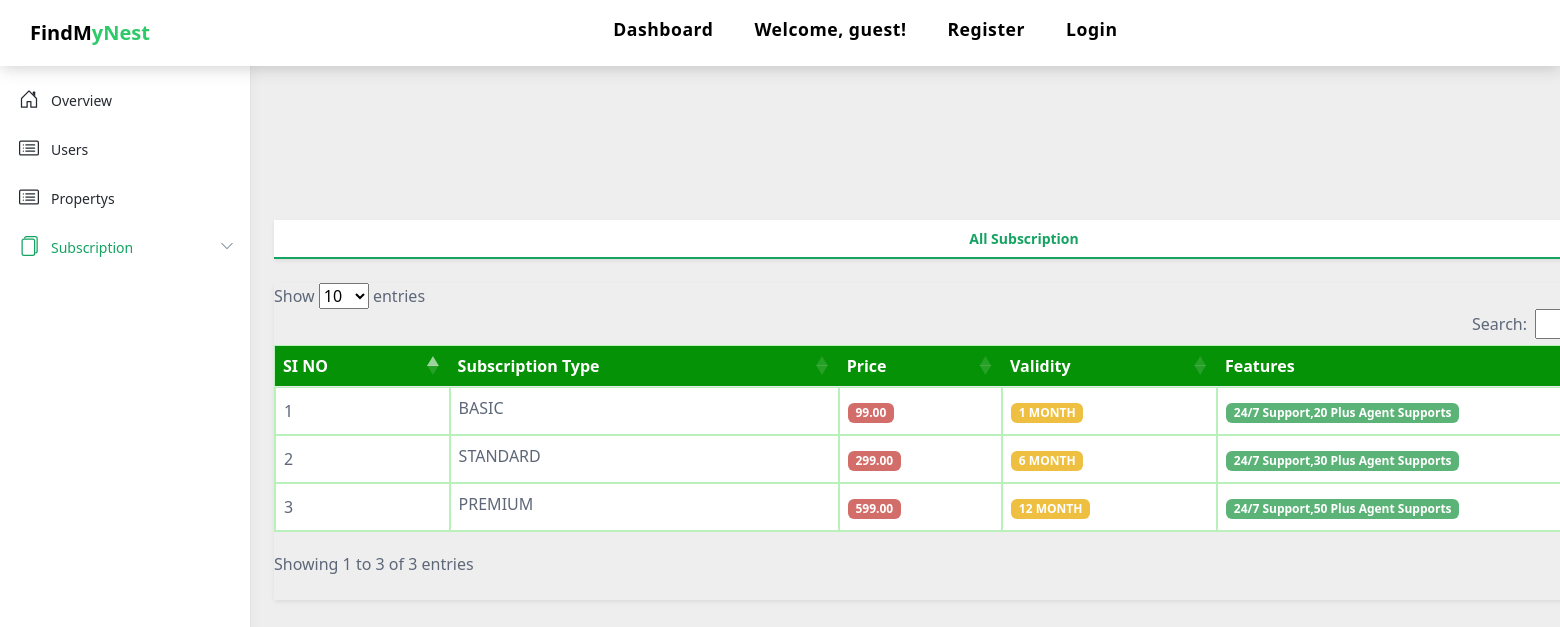
The page /register/subscription/ on the database its author committed.
### FindMyNestApp/models.py (models this page shows, shortened)
class Subscription(models.Model):
    sub_type = models.CharField(max_length=40, blank=True, null=True)
    price = models.DecimalField(max_digits=8, decimal_places=2)
    validity = models.CharField(max_length=40, choices=VALIDITY_CHOICES, blank=True, null=True)
    features = models.CharField(max_length=255 , default='',)

### UserApp/views.py (the view)
# urls.py: path('subscription/',views.subscription,name='subscription'),
def subscription(request):
    subscriptions = Subscription.objects.all()
    context = {
        'subscriptions': subscriptions,
    }
    return render(request, 'Subscription.html', context)

### template/Subscription.html (shortened to what this page needs)
{% load static %}
<!DOCTYPE html>
<html lang="en">
  <head>
	<link href="https://cdn.datatables.net/1.13.6/css/dataTables.bootstrap5.min.css" rel="stylesheet">
<link href="https://cdnjs.cloudflare.com/ajax/libs/twitter-bootstrap/5.3.0/css/bootstrap.min.css" rel="stylesheet">
<link href="https://cdn.jsdelivr.net/npm/bootstrap@5.5.0/dist/css/bootstrap.min.css" rel="stylesheet">
<link href="{% static 'assets/vendor/animate.css/animate.min.css' %}" rel="stylesheet">
<link href="{% static 'assets/vendor/bootstrap/css/bootstrap.min.css' %}" rel="stylesheet">
<link href="{% static 'assets/vendor/bootstrap-icons/bootstrap-icons.css' %}" rel="stylesheet">
<link href="{% static 'assets/vendor/swiper/swiper-bundle.min.css' %}" rel="stylesheet">
<link href="{% static 'assets/css/style.css' %}" rel="stylesheet">
<link href="https://cdnjs.cloudflare.com/ajax/libs/twitter-bootstrap/5.3.0/css/bootstrap.min.css" rel="stylesheet">
<link href="https://cdn.datatables.net/1.13.6/css/dataTables.bootstrap5.min.css" rel="stylesheet">
    <link
      id="theme-style"
      rel="stylesheet"
      href="{% static 'assets1/css/portal.css' %}"
    />
  </head>
  <body class="app" style="background-color: #eeeeee; ">
    <header class="app-header fixed-top">
      <nav class="navbar navbar-default navbar-trans navbar-expand-lg fixed-top">
        <a class="navbar-brand text-brand" href="index.html">FindM<span class="color-b">yNest</span></a>
        <div class="container">
			  <div class="navbar-collapse collapse justify-content-center" id="navbarDefault">
				<ul class="navbar-nav">
				  <li class="nav-item">
					<a class="nav-link " href="{% url 'admindashboard' %}">Dashboard</a>
				  </li>
				  {% if user.is_superuser %}
				  <li class="nav-item">
					<a class="nav-link " href="{% url 'propertylist' %}">Property</a>
				  </li>
				  <li class="nav-item dropdown">
					<a class="nav-link dropdown-toggle" href="#" id="navbarDropdown" role="button" data-bs-toggle="dropdown" aria-haspopup="true" aria-expanded="false"> Welcome,  {{ user.username }}!</a>
					<div class="dropdown-menu">
					  <a class="dropdown-item " href="{% url 'logout' %}">Logout</a>
					</div>
				  </li>
				  {% comment %} {%  elif  user.is_authenticated %}
				  <li class="nav-item">
					<a class="nav-link " href="{% url 'propertylist' %}">Property</a>
				  </li>
				  <li class="nav-item">
					<a class="nav-link " href="{% url 'addproperty' %}">Post Property</a>
				  </li>
				  <li class="nav-item dropdown">
					<a class="nav-link dropdown-toggle" href="#" id="navbarDropdown" role="button" data-bs-toggle="dropdown" aria-haspopup="true" aria-expanded="false"> Welcome,  {{ user.username }}!</a>
					<div class="dropdown-menu">
					  <a class="dropdown-item " href="{% url 'logout' %}">Logout</a>
					  <a class="dropdown-item " href="{% url 'editprofile' %}">Profile</a>
					</div>
				  </li> {% endcomment %}
				  {% else %}
				  <li class="nav-item">
					<a class="nav-link " href="contact.html">Welcome, guest!</a>
				  </li>
				  <li class="nav-item">
					<a class="nav-link " href="/register">Register</a>
				  </li>
				  <li class="nav-item">
					<a class="nav-link " href="{% url 'login' %}">Login</a>
				  </li>
				  {% endif %}
				</ul>
			  </div>
			</div>
		  </nav>
			<div id="app-sidepanel" class="app-sidepanel">
				<div class="sidepanel-inner d-flex flex-column">
					<div class="app-branding">
						<a class="app-logo" href="index.html"><span class="logo-text">FindMyNest</span></a>
					</div>
					<nav id="app-nav-main" class="app-nav app-nav-main flex-grow-1">
						<ul class="app-menu list-unstyled accordion" id="menu-accordion">
							<li class="nav-item">
								<a class="nav-link"  href="{% url 'admindashboard' %}">
									<span class="nav-icon">
									</span>
									<span class="nav-link-text">Overview</span>
								</a>
							</li>
							<li class="nav-item">
								<a class="nav-link " href="{% url 'users' %}">
									<span class="nav-icon">
									</span>
									<span class="nav-link-text">Users</span>
								</a>
							</li>
              <li class="nav-item">
								<a class="nav-link" href="{% url 'propertys' %}">
									<span class="nav-icon">
									</span>
									<span class="nav-link-text">Propertys</span>
								</a>
							</li>
              <li class="nav-item has-submenu">
								<a class="nav-link submenu-toggle  active" href="#" data-bs-toggle="collapse" data-bs-target="#submenu-1" aria-expanded="false" aria-controls="submenu-1">
									<span class="nav-icon">
																</span>
																<span class="nav-link-text">Subscription</span>
																<span class="submenu-arrow">
																	<svg width="1em" height="1em" viewBox="0 0 16 16" class="bi bi-chevron-down" fill="currentColor" xmlns="http://www.w3.org/2000/svg">
									<path fill-rule="evenodd" d="M1.646 4.646a.5.5 0 0 1 .708 0L8 10.293l5.646-5.647a.5.5 0 0 1 .708.708l-6 6a.5.5 0 0 1-.708 0l-6-6a.5.5 0 0 1 0-.708z"/>
									</svg>
									 </span>
								</a>
							</li>
							</ul>
						</nav>
					</div>
				</div>
    </header>
    <div class="app-wrapper">
      <div class="app-content pt-3 p-md-3 p-lg-4">
        <div class="custom-container">
          <div class="row g-3 mb-4 align-items-center justify-content-between" style="margin-top: 100px;">
          </div>
          <nav
            id="orders-table-tab"
            class="orders-table-tab app-nav-tabs nav shadow-sm flex-column flex-sm-row mb-4" >
            <a
              class="flex-sm-fill text-sm-center nav-link active"
              id="orders-all-tab"
              data-bs-toggle="tab"
              href="#orders-all"
              role="tab"
              aria-controls="orders-all"
              aria-selected="true"
              >All Subscription</a >
          </nav>
          <div class="tab-content" id="orders-table-tab-content" style="background-color: #eeeeee; ">
            <div
              class="tab-pane fade show active"
              id="orders-all"
              role="tabpanel"
              aria-labelledby="orders-all-tab" style="background-color: #eeeeee; ">
              <div class="app-card app-card-orders-table shadow-sm mb-5">
                <div class="app-card-body">
                  <div class="table-responsive" style="background-color: #eeeeee; ">
                    <table class="table app-table-hover mb-0 text-left" id="example" style="font-size: 16px;  border: .5px solid rgb(186, 240, 186); ">
                      <thead>
                        <tr>
                          <th class="cell" style="background-color: rgb(6, 146, 6); color: white;">SI NO</th>
                          <th class="cell" style="background-color:rgb(6, 146, 6); color: white;"> Subscription Type</th>
                          <th class="cell" style="background-color: rgb(6, 146, 6); color: white;">Price</th>
                          <th class="cell" style="background-color: rgb(6, 146, 6); color: white;">Validity</th>
                          <th class="cell" style="background-color: rgb(6, 146, 6); color: white;">Features</th>
                        </tr>
                      </thead>
                      <tbody style="border: 2px solid rgb(186, 240, 186); ">
                        {% for subscription in subscriptions %}
                        <tr>
                          <td class="cell" style="border: .5px solid rgb(186, 240, 186); ">{{ forloop.counter }}</td>
                          <td class="cell" style="border: .5px solid rgb(186, 240, 186); ">
                            <span class="truncate">{{ subscription.sub_type }}</a></span>
                          </td>
                          <td class="cell" style="border: .5px solid rgb(186, 240, 186); ">
                            <span class="badge bg-danger">{{ subscription.price }}</span>
                          </td>
                          <td class="cell" style="border: .5px solid rgb(186, 240, 186); ">
                            <span class="badge bg-warning">{{ subscription.validity }}</span>
                          </td>
                          <td class="cell" style="border: .5px solid rgb(186, 240, 186); ">
                            <span class="badge bg-success">{{ subscription.features }}</span>
                          </td>
                        </tr>
                        {% endfor %}
                      </tbody>
                    </table>
                  </div>
                </div>
              </div>
            </div>
          </div>
        </div>
      </div>
    </div>
  </body>
</html>

### static/assets/css/style.css (style rules this page uses)
body { font-family: "Poppins", sans-serif; color: #555555; }
a { color: #000000; text-decoration: none; transition: all 0.5s ease; }
.text-brand { color: #000000; font-size: 2rem; font-weight: 600; }
.color-b { color: #2eca6a; }
.navbar-default { transition: all 0.5s ease-in-out; background-color: #ffffff; padding-top: 28px; padding-bottom: 28px; -webkit-backface-visibility: hidden; backface-visibility: hidden; box-shadow: 1px 2px 15px rgba(100, 100, 100, 0.3); }
.navbar-default.navbar-trans, .navbar-default.navbar-reduce { -webkit-backface-visibility: hidden; backface-visibility: hidden; }
.navbar-default.navbar-trans .nav-item, .navbar-default.navbar-reduce .nav-item { position: relative; padding-right: 10px; padding-bottom: 8px; margin-left: 0; }
@media (min-width: 768px) { .navbar-default.navbar-trans .nav-item, .navbar-default.navbar-reduce .nav-item { margin-left: 15px; } }
.navbar-default.navbar-trans .nav-link, .navbar-default.navbar-reduce .nav-link { font-size: 1.1rem; color: #000000; font-weight: 600; letter-spacing: 0.03em; transition: all 0.1s ease-in-out; position: relative; padding-left: 0; padding-right: 0; }
.navbar-default.navbar-trans .nav-link:before, .navbar-default.navbar-reduce .nav-link:before { content: ""; position: absolute; bottom: 5px; left: 0; width: 100%; height: 2px; z-index: 0; background-color: #2eca6a; transform: scaleX(0); transform-origin: right; transition: transform 0.2s ease-out, opacity 0.2s ease-out 0.3s; }
.navbar-default.navbar-trans .nav-link:before { background-color: #2eca6a; }

### template/Subscription.html (style rules this page uses)
.custom-container { width: 1500px; margin: 0 auto; }
.navbar-brand { margin-left: 30px; }

### rows shown on the page
Subscription: sub_type "BASIC", price "99.00", validity "1 MONTH", features "24/7 Support,20 Plus Agent Supports"
Subscription: sub_type "STANDARD", price "299.00", validity "6 MONTH", features "24/7 Support,30 Plus Agent Supports"
Subscription: sub_type "PREMIUM", price "599.00", validity "12 MONTH", features "24/7 Support,50 Plus Agent Supports"
